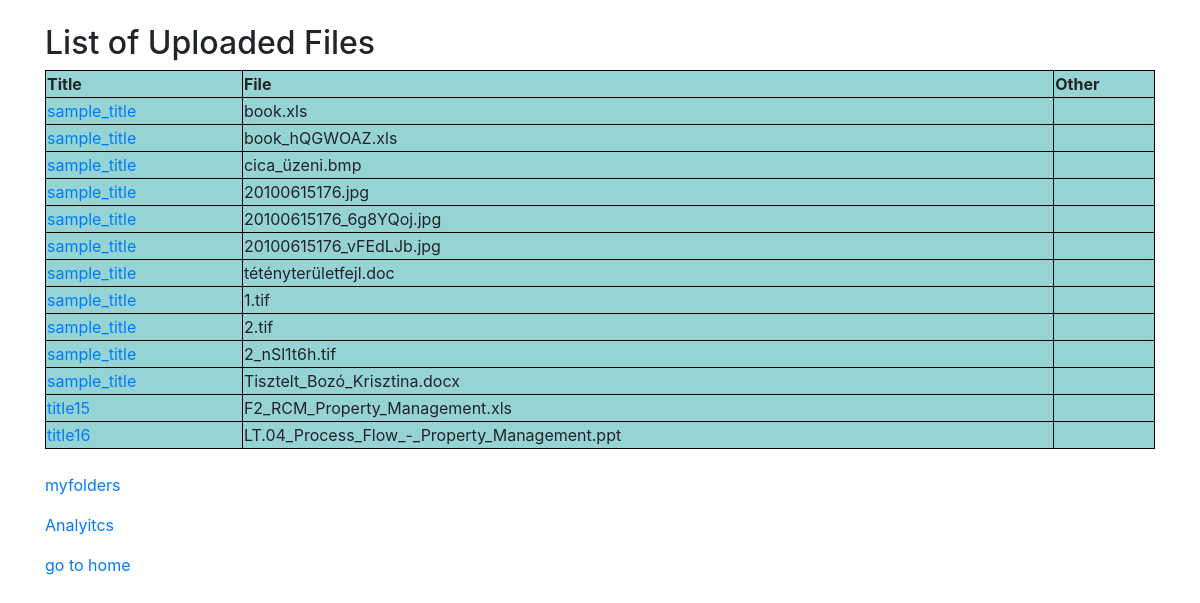
Page /myfolders/list/ on the earlier database version.
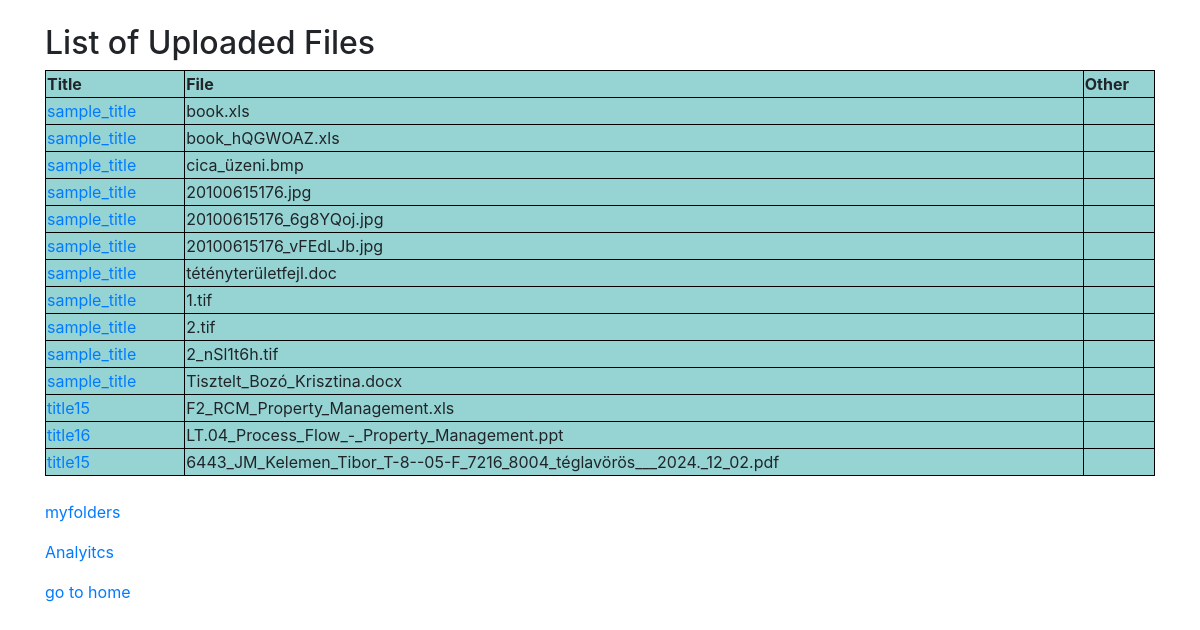
Same page on the later database version.
### myfolders/models.py (models this page shows, shortened)
class Files(models.Model):
    file = models.FileField(null=True)
    title = models.CharField(max_length=255, default='sample_title')
    uploaded_at = models.DateTimeField(auto_now=True)

### myfolders/views.py (the view)
# urls.py: path('list/', views.list_files, name='list_files'),
def list_files(request):
    files = Files.objects.all()
    return render(request, 'myfolders/file_list.html', {'files': files})

### myfolders/templates/myfolders/file_list.html (shortened to what this page needs)
<!DOCTYPE html>
<html lang="en">
<head>
    <link rel="stylesheet" href="../../static/css/list.css">
    <link rel="stylesheet" href="https://stackpath.bootstrapcdn.com/bootstrap/4.5.2/css/bootstrap.min.css">
</head>
<body>
<div class="container mt-4">
        <h2>List of Uploaded Files</h2>
        <div class="file_list_box">
             <div class="file_list">
                 <table style="width:100%">
                      <tr>
                        <th>Title</th>
                        <th>File</th>
                        <th>Other</th>
                      </tr>
                    {% for file in files %}
                      <tr>
                        <td><a href="{{ file.file.url }}" download>{{ file.title }}</a></td>
                        <td> {{ file.file }} </td>
                        <td> </td>
                      </tr>
                    {% endfor %}
                </table>
            </div>
        </div>
        <div class="link_box">
            <br>
              <p>
                <a href="/myfolders">myfolders</a>
            </p>
            <p>
                <a href="/analytics"> Analyitcs</a>
            </p>
            <p>
                <a href="/"> go to home</a>
            </p>
        </div>
</div>
</body>
</html>

Differences in the rows shown:
added Files: title "title15", file "6443_JM_Kelemen_Tibor_T-8--05-F_7216_8004_téglavörös___2024._12_02.pdf"
